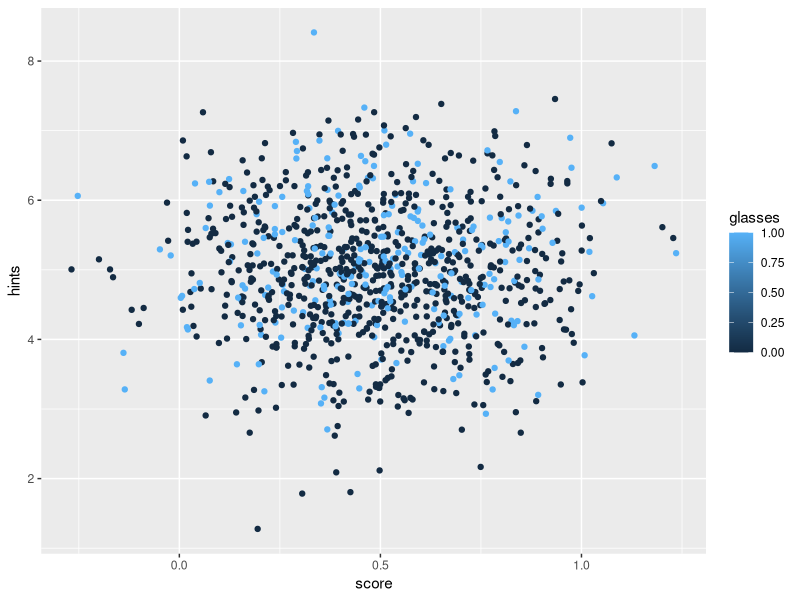
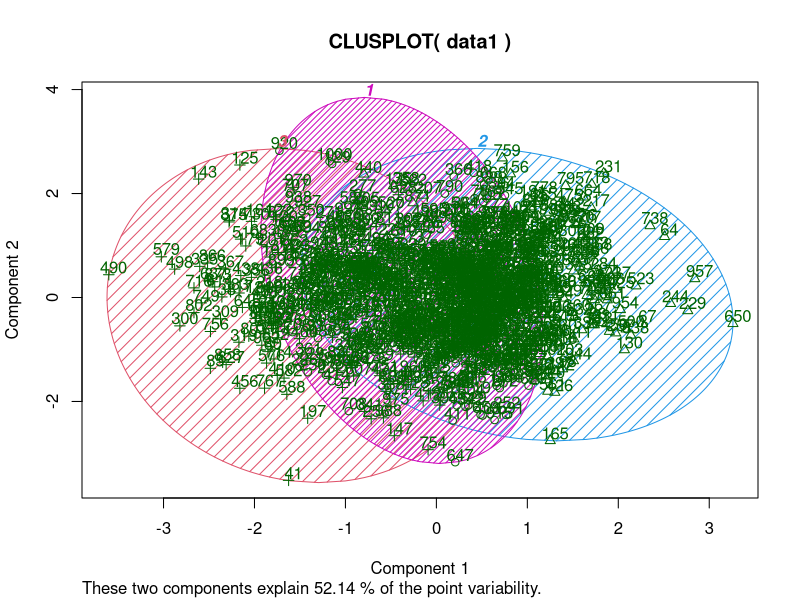
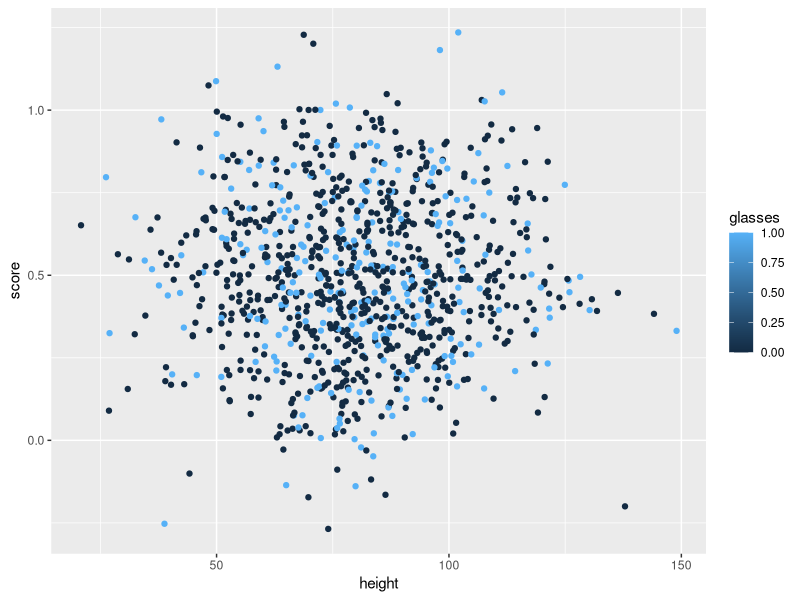
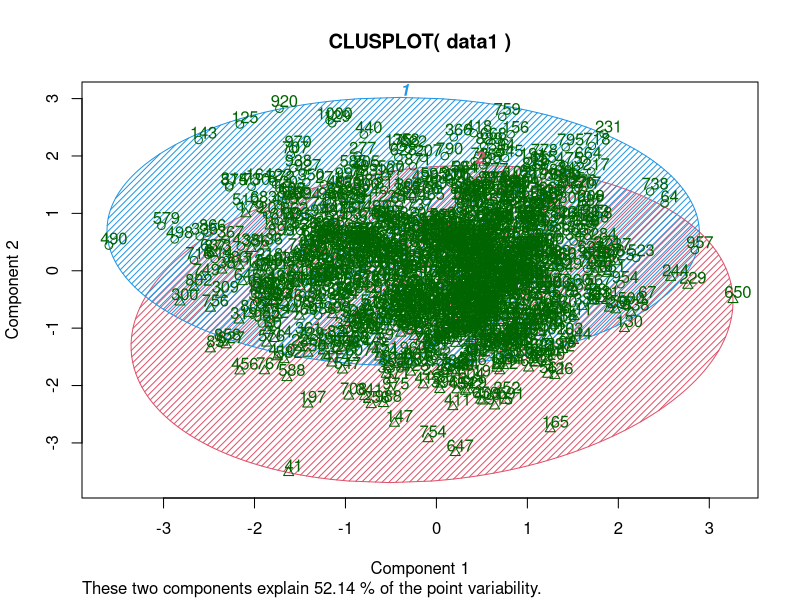

The R source for these figures, in order:
## ---- chunk 1
knitr::opts_chunk$set(echo = TRUE)
## ---- chunk 2
data1 = read.table("online-tutor.csv", header=TRUE, 
  	sep=",", row.names="id")
## ---- chunk 3
library(ggplot2)
ggplot(data1, aes(score, hints, color = glasses)) + geom_point()
## ---- chunk 4
set.seed(20)
dataCluster <- kmeans(data1[3:4], 3, nstart = 20)
dataCluster
## ---- chunk 5
library(cluster)
clusplot(data1, dataCluster$cluster, color = TRUE, shade = TRUE, labels = 2, lines = 0)
## ---- chunk 6
ggplot(data1, aes(height, score, color = glasses)) + geom_point()
## ---- chunk 7
set.seed(15)
dataCluster2 <- kmeans(data1[1], 2, nstart = 20) # this time we try 2 clusters. 
dataCluster2
library(cluster)
clusplot(data1, dataCluster2$cluster, color = TRUE, shade = TRUE, labels = 2, lines = 0)
